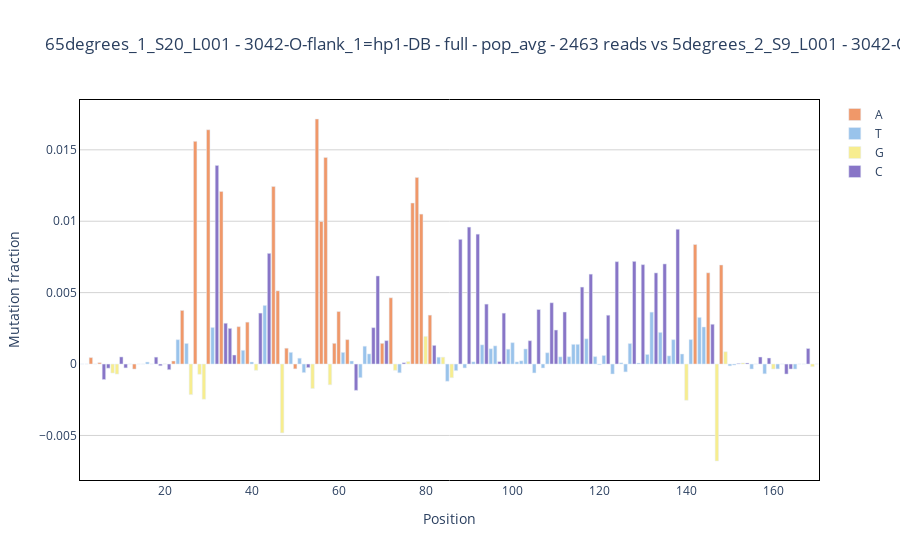

The notebook cell this image was saved under:
### Markdown cell above
## Mutation fraction delta

### Code cell
fig = study.mutation_fraction_delta(
    sample = ['65degrees_1_S20_L001','5degrees_2_S9_L001'],
    reference =  '3042-O-flank_1=hp1-DB',  # select one or multiple reference(s)             
    section='full'
)['fig'].show()
